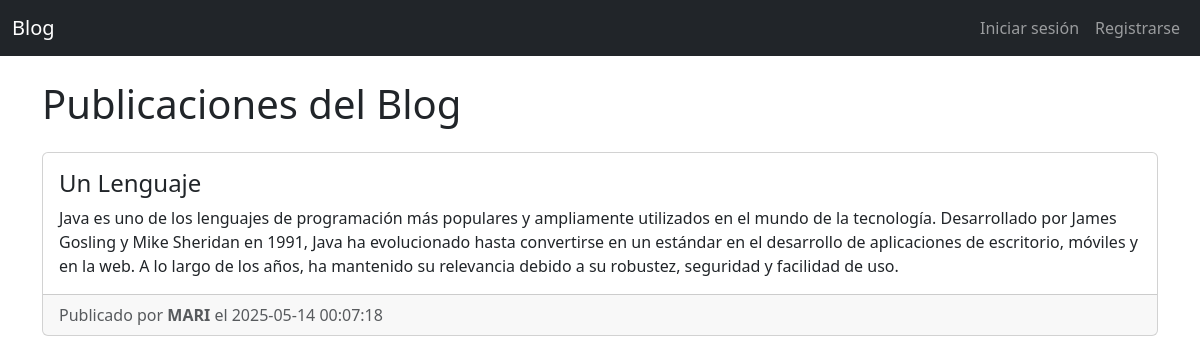
The page / on the database its author committed.
### tables this page shows
CREATE TABLE posts (
            id INTEGER PRIMARY KEY AUTOINCREMENT,
            title TEXT NOT NULL,
            content TEXT NOT NULL,
            user_id INTEGER NOT NULL,
            created_at TEXT DEFAULT CURRENT_TIMESTAMP,
            FOREIGN KEY (user_id) REFERENCES users(id)
        );

CREATE TABLE users (
            id INTEGER PRIMARY KEY AUTOINCREMENT,
            username TEXT UNIQUE NOT NULL,
            password TEXT NOT NULL,
            created_at TEXT DEFAULT CURRENT_TIMESTAMP
        );

### app.py (the view)
@app.route('/')
def index():
    conn = get_db_connection()
    posts = conn.execute('''
        SELECT posts.*, users.username FROM posts
        JOIN users ON posts.user_id = users.id
        ORDER BY posts.created_at DESC
    ''').fetchall()
    conn.close()
    return render_template('index.html', posts=posts)

### app.py (called while the page is built)
def get_db_connection():
    conn = sqlite3.connect('blog.db')
    conn.row_factory = sqlite3.Row
    return conn

### templates/index.html (shortened to what this page needs)
{% extends 'base.html' %}
{% block content %}
<h1 class="mb-4">Publicaciones del Blog</h1>
{% if posts %}
    {% for post in posts %}
        <div class="card mb-4">
            <div class="card-body">
                <h4 class="card-title">{{ post.title }}</h4>
                <p class="card-text">{{ post.content }}</p>
            </div>
            <div class="card-footer text-muted">
                Publicado por <strong>{{ post.username }}</strong> el {{ post.created_at }}
            </div>
        </div>
    {% endfor %}
{% else %}
    <p>No hay publicaciones aún.</p>
{% endif %}
{% endblock %}

### templates/base.html (shortened to what this page needs)
<!DOCTYPE html>
<html lang="es">
<head>
    <link href="https://cdn.jsdelivr.net/npm/bootstrap@5.3.0/dist/css/bootstrap.min.css" rel="stylesheet">
</head>
<body>
<nav class="navbar navbar-expand-lg navbar-dark bg-dark mb-4">
    <div class="container-fluid">
        <a class="navbar-brand" href="{{ url_for('index') }}">Blog</a>
        <div class="collapse navbar-collapse">
            <ul class="navbar-nav ms-auto">
                {% if current_user.is_authenticated %}
                    <li class="nav-item">
                        <a class="nav-link" href="{{ url_for('dashboard') }}">Dashboard</a>
                    </li>
                    <li class="nav-item">
                        <a class="nav-link" href="{{ url_for('logout') }}">Cerrar sesión</a>
                    </li>
                {% else %}
                    <li class="nav-item">
                        <a class="nav-link" href="{{ url_for('login') }}">Iniciar sesión</a>
                    </li>
                    <li class="nav-item">
                        <a class="nav-link" href="{{ url_for('register') }}">Registrarse</a>
                    </li>
                {% endif %}
            </ul>
        </div>
    </div>
</nav>
<div class="container">
    {% block content %}{% endblock %}
</div>
</body>
</html>

### rows shown on the page
posts: title "Un Lenguaje", content "Java es uno de los lenguajes de programación más populares y ampliamente utilizados en el mundo de la tecnología. Desarrollado por James Gosling y Mike Sheridan en 1991, Java ha evolucionado hasta convertirse en un estándar en el desarrollo de aplicaciones de escritorio, móviles y en la web. A lo largo de los años, ha mantenido su relevancia debido a su robustez, seguridad y facilidad de uso.", username "MARI", created_at "2025-05-14 00:07:18"
